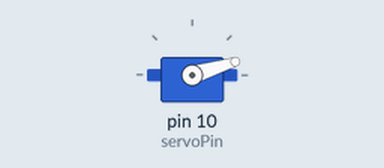
Recording of a sketch running on a simulated Arduino Uno, built with avr-gcc and run on an emulated ATmega328P. On the bench: servo.

Above: at 0.05 s.
At 3.45 s:
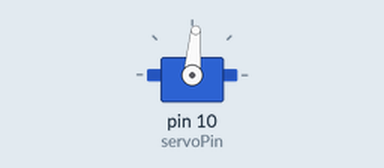
At 6.9 s:
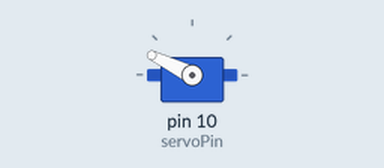
At 13.75 s:
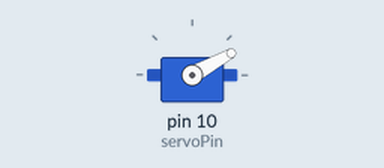
Timing chart, 0 to 18.6 s (numbered marks = the images above):
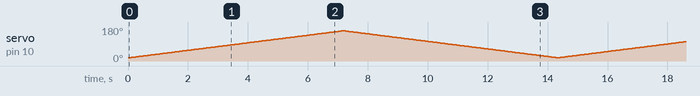

The sketch:

Sketch_Shoulder_test.ino
```cpp
#include <Servo.h>

int servoPin = 10;

Servo servo;

int angle = 0;   // servo position in degrees

void setup()
{
  servo.attach(servoPin);
}


void loop()
{
  // scan from 0 to 180 degrees
  for(angle = 17; angle < 160; angle++)
  {
    servo.write(angle);
    delay(50);
  }
  // now scan back from 180 to 0 degrees
  for(angle = 160; angle > 17; angle--)
  {
    servo.write(angle);
    delay(50);
  }
}
```
